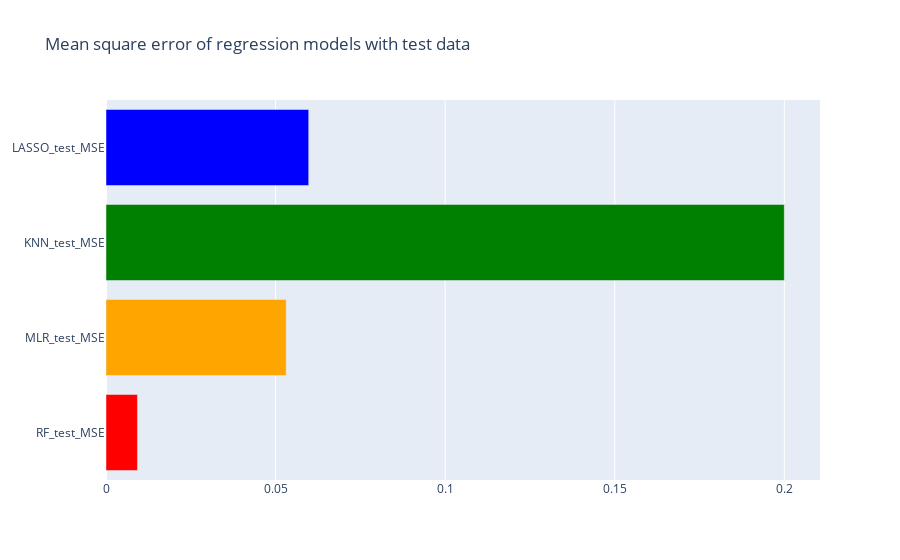

The code cell stored with this chart in its notebook:
### Code cell
test_MSE_plot = [
    go.Bar(
        y=['RF_test_MSE', 'MLR_test_MSE', 'KNN_test_MSE', 'LASSO_test_MSE'],
        x=[0.00927, 0.053127, 0.199986, 0.059767],
        orientation='h',
        marker=dict(color=['red', 'orange', 'green', 'blue'])
    )
]

layout = go.Layout(title='Mean square error of regression models with test data')

fig = go.Figure(data=test_MSE_plot, layout=layout)

fig.show()

### Figure 1 — Plotly figure (JSON) as saved in the notebook; plotly's stock layout.template omitted (floating-point values rounded to 4 significant figures)
{"data": [{"marker": {"color": ["red", "orange", "green", "blue"]}, "orientation": "h", "type": "bar", "x": [0.00927, 0.05313, 0.2, 0.05977], "y": ["RF_test_MSE", "MLR_test_MSE", "KNN_test_MSE", "LASSO_test_MSE"]}], "layout": {"title": {"text": "Mean square error of regression models with test data"}}}
